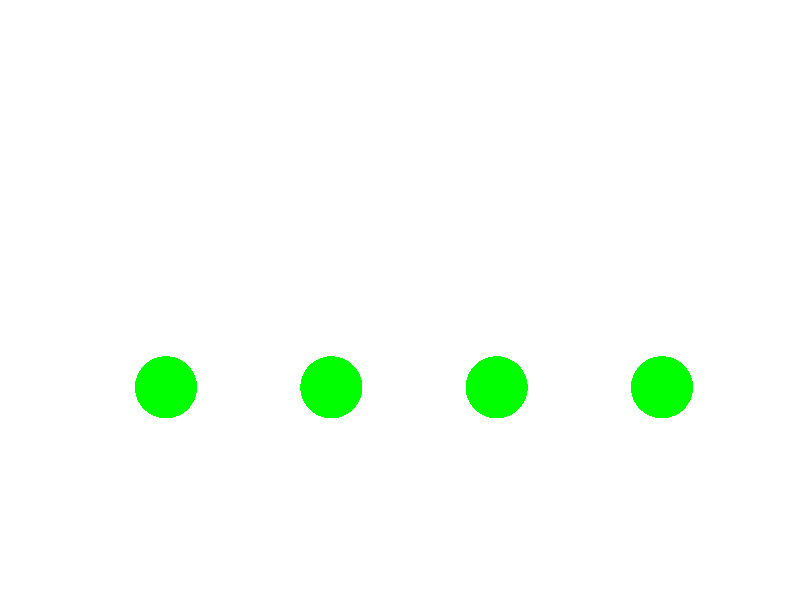

Write the MATLAB code that produced this figure.
%%
all_responses = {};

for i = 1:2
    response = {};  % Initialize response cell array for each i
    for j = 1:4
        response = [response,'reflex response'];  % Use comma and {} to horizontally concatenate
    end
    all_responses = [all_responses; response];  % Wrap the entire response in {}
end

disp(all_responses(1,:))
length(all_responses(1,:))

bool_resp = strcmp(all_responses(1,:), 'reflex response');

disp(bool_resp)

%%

% Create a figure
figure;

% Define the initial array
reflex_array = {'reflex response', 'reflex response', 'no reflex', 'reflex response'};

% Convert to logical array
responses = strcmp(all_responses(1,:), 'reflex response');

% Define colors based on responses
colors = cell(size(responses));
colors(responses) = {'g'}; % Green for true
colors(~responses) = {'r'}; % Red for false

% Define number of dots
num_dots = numel(responses);

% Create dots
x = linspace(0.1, 0.9, num_dots); % Evenly spaced x coordinates
y = repmat(0.3, 1, num_dots); % y coordinates for dots (all at y = 0.3)

% Plot colored dots
for i = 1:num_dots
    scatter(x(i), y(i), 2000, colors{i}, 'filled');
    hold on;
end

% Create legend entries
legend_entries = cell(1, num_dots);
for i = 1:num_dots
    if responses(i)
        legend_entries{i} = ['Dot ' num2str(i) ': True'];
    else
        legend_entries{i} = ['Dot ' num2str(i) ': False'];
    end
end

% Add legend
%legend(legend_entries, 'Location', 'north', 'FontSize', 14);

% Add free text
%text(0.5, 0.7, 'Free Text Here', 'FontSize', 12, 'HorizontalAlignment', 'center');

% Set axis limits
xlim([0 1]);
ylim([0 1]);

% Hide axis ticks and labels
axis off;

